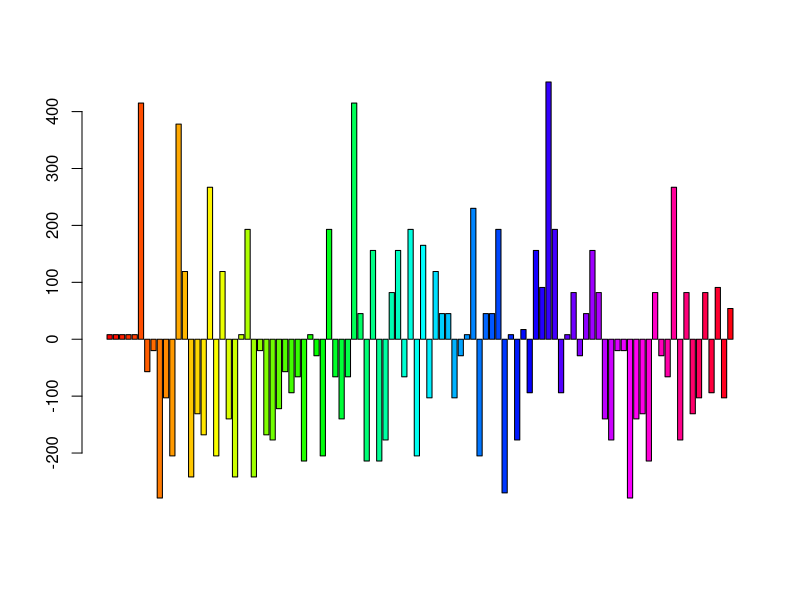

The R script that drew this image:
## ---- chunk 1
knitr::opts_chunk$set(xecho = TRUE)
## ---- chunk 2

#require(stats) # for lowess, rpois, rnorm

ptm1 <- proc.time()


# spin a fair roulette from class
spin_roulette = function( pockets = c("00", 0:36)){
    n <- length(pockets)
  draw_pocket <- sample(n,1)
  spin <- pockets[draw_pocket]
  return(spin)
}




starting_seed_number <- 1 # tested with 73425, 176243, 983651, 1, 0, -1, -87325,     >> as.integer("STAT297") fails! <<
runs <- 100 # how many iterations of the for loop

# we store the result of each pass through here
run_throughs <- vector(mode = "integer", length = runs)


# here is the main loop through
for(y in starting_seed_number:((starting_seed_number + runs)-1)){

set.seed(y)
  
  
how_many_days <- 4
winnings <- vector(mode = "integer", length = how_many_days)
time_to_win  <- vector(mode = "integer", length = how_many_days)
time_to_loose  <- vector(mode = "integer", length = how_many_days)



          #############################v TOTAL TRIP LOOP v#############################

        for(b in 1:how_many_days){
        
        bets <- c("1", 2:36)
        player_wins <- 0
        player_money <- 100
        bet_amount <- 10
        walk_away <- 10^4
        house_wins <- 0
        number_of_games <- 10^2
        games_played <- 0
        games <- vector(mode = "integer", length = number_of_games)#matrix(NaN, (number_of_games+1)*2, 2, byrow=TRUE)
        #colnames(games) <- c("game_number", "player_money")
        #games[1] = 0
        
        
          #############################v DAY LOOP v#############################
                        
                        for(i in 1:number_of_games){
                          
                         
                          
                                    if(player_money > 0 & player_money < walk_away){
                                     games_played = games_played + 1  
                                    bet <- "11" # bets[sample(length(bets),1)] 
                                    spin_result <- spin_roulette()
                                    
                                      if(player_money-bet_amount<0){
                                        bet_amount = player_money
                                      }
                                            if(bet == spin_result){
                                              #cat("player wins! bet=",bet,", spin result =",spin_result,"\n")
                                              player_wins = player_wins + 1
                                              player_money = player_money + bet_amount*36
                                              bet_amount = 1
                                               #games[i+1] = player_money
                                            }else{
                                              # cat("house wins! bet=",bet,", spin result =",spin_result,"\n")
                                              house_wins = house_wins + 1
                                               player_money = player_money - bet_amount
                                               bet_amount = 1#bet_amount + 1
                                               # games[i+1] = player_money
                                            }
                                    
                                    
                                    }else{
                                      #cat(games_played,player_money,"\n")
                                    } # end if 
                         games[i] = player_money
                         if(player_money > 0){
                           time_to_win[b] = games_played
                         }else{
                           time_to_loose[b] = games_played
                         }
                        
                         #cat("i =",i,player_money,"\n")
                         
                        } # end i loop
        
        #############################^ MAIN LOOP ^#############################
        
        
        
        #tail(games)
        #barplot(games)
        winnings[b] = player_money - 100
         
        } # end b loop

          #############################v TOTAL TRIP LOOP v#############################


#winnings
#sum(winnings)
daily_winnings <- sum(winnings)

up_or_down <-cumsum(winnings)
up_or_down[which.min(up_or_down)]
up_or_down[which.max(up_or_down)]


# cat("after",how_many_days,"days in vegas playing",number_of_games,"games/day, we won",daily_winnings,"\n")

vector_index <- y-starting_seed_number+1 # this is to change the start point to any number other than one
#cat("seed(",y,")",daily_winnings,"  vector index =",vector_index,"\n")


#winnings
#time_to_win
#time_to_loose

#print("trip winnings")
#barplot(up_or_down)
 #lines(lowess(up_or_down))
 
 #barplot(up_or_down)
 
run_throughs[vector_index] <-  daily_winnings 
 
}

max_seed <- which.max(run_throughs) + starting_seed_number - 1
min_seed <- which.min(run_throughs) + starting_seed_number - 1


cat("max and min values between",starting_seed_number,"and",starting_seed_number+runs-1,":")
cat("using seed(",max_seed,") gives us a maximum value of",run_throughs[which.max(run_throughs)])
cat("using seed(",min_seed,") gives us a minimum value of",run_throughs[which.min(run_throughs)])


barplot(run_throughs, col = rainbow(length(run_throughs)))

#barplot(run_throughs, col = cm.colors(length(run_throughs), alpha = 1))

mean(run_throughs)


 proc.time() - ptm1

